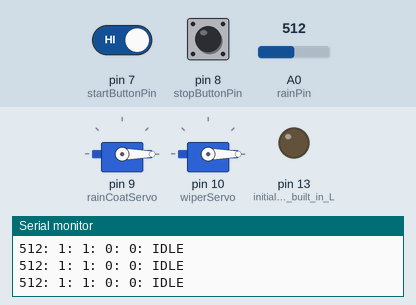
A sketch run on a simulated Arduino Uno, built with avr-gcc and run on an emulated ATmega328P. Shown: 2 × servo, output pins drawn as LEDs (lit = HIGH), the last lines printed to the serial monitor. Inputs (shaded band) come from the test bench; at power-on: A0 (rainPin) = 512, pin 8 (stopButtonPin) HIGH, pin 7 (startButtonPin) HIGH.

Above: at 1.7 s.
1.8 s: A0 (rainPin) set to 214
3.3 s: A0 (rainPin) set to 184
At 3.8 s:
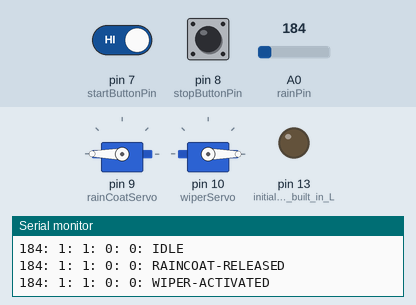
6.3 s: pin 8 (stopButtonPin) pulled LOW for 0.15 s
At 7.3 s:
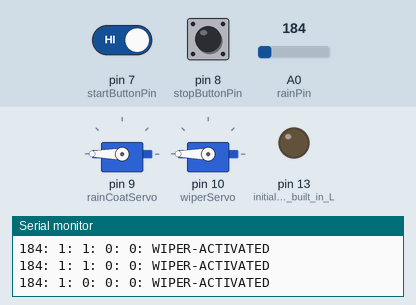
9.4 s: pin 7 (startButtonPin) driven LOW and pin 8 (stopButtonPin) driven LOW
At 10.1 s:
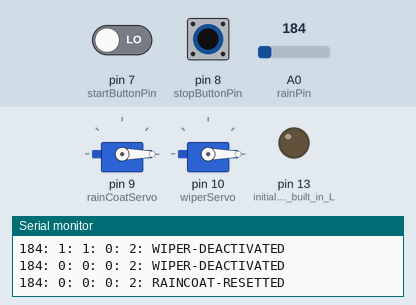
14.8 s: pin 7 (startButtonPin) driven LOW
Timing chart, 0 to 18.8 s (numbered marks = the images above; inputs shaded):
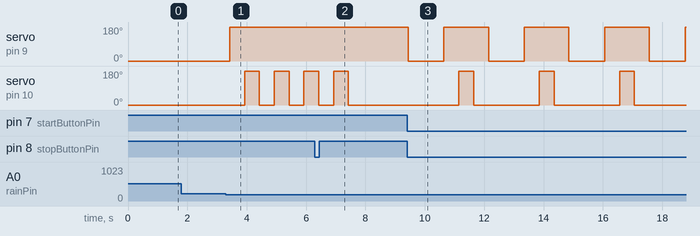

Measured:
- the behaviour switches between 200 and 199 on A0 (rainPin) (found by bisection; images 0 and 1)
- after the input at 3.3 s, servo on pin 9 (rainCoatServo): 0° → 180° after 0.12 s; servo on pin 10 (wiperServo): alternates 180° for 0.50 s and 0° for 0.50 s, starting after 0.63 s
- after the input at 6.3 s, servo on pin 10 (wiperServo): goes on until 7.4 s, then stays 0°
- after the input at 9.4 s, servo on pin 9 (rainCoatServo): alternates 180° for 1.5 s and 0° for 1.2 s, starting at once; servo on pin 10 (wiperServo): alternates 180° for 0.50 s and 0° for 2.2 s, starting after 1.7 s

The sketch:

Full_System_Code_V3.ino
```cpp
#include <Servo.h>

// State Machine
// enum machineStates {IDLE, SENSOR_ACTIVE, SENSOR_INACTIVE, BUTTON_ACTIVE, BUTTON_INACTIVE};
enum machineStates {IDLE, RAINCOAT_RELEASE, WIPER_ACTIVE, WIPER_INACTIVE, RAINCOAT_RESET};
machineStates state;
// String machineStatesArray[5] = {"IDLE", "SENSOR-ACTIVE", "SENSOR-INACTIVE", "BUTTON-ACTIVE", "BUTTON-INACTIVE"};

// Rain Sensor configurations
const int rainPin = A0; // the number of analog pin for Rain Sensor
// const int thresholdValue = 500; // the threshold value to detect rain
const int thresholdValue = 200; // the threshold value to detect rain

// Push buttons configurations
const int startButtonPin = 7;  // the number of the start button pin
const int stopButtonPin = 8;  // the number of the stop button pin
int startButtonState = 0;  // variable for reading the start hbutton status
int stopButtonState = 0;  // variable for reading the stop button status
int stopButtonCounter = 0;
bool isButtonActivated = false;

// Servo motor object
Servo rainCoatServo, wiperServo; // servo motors for raincoat and wiper

void setup() {
  rainCoatServo.attach(9); // attach raincoat servo to PWM pin 9
  wiperServo.attach(10); // attach wiper servo to PWM pin 10
  pinMode(LED_BUILTIN, OUTPUT); // initialize the built in LED as an output:

  // initialize the button pins as an pull up input:
  pinMode(startButtonPin, INPUT_PULLUP);
  pinMode(stopButtonPin, INPUT_PULLUP);
  // attachInterrupt(digitalPinToInterrupt(stopButtonPin), stop_button_interrupt, FALLING);

  Serial.begin(9600);
  reset_motors();
}

void loop() {
  // read the state of the buttons value:
  startButtonState = digitalRead(startButtonPin);
  stopButtonState = digitalRead(stopButtonPin);

  int sensorValue = analogRead(rainPin);
  Serial.print(sensorValue);
  Serial.print(": ");
  Serial.print(startButtonState);
  Serial.print(": ");
  Serial.print(stopButtonState);
  Serial.print(": ");
  Serial.print(isButtonActivated);
  Serial.print(": ");
  Serial.print(stopButtonCounter);
  Serial.print(": ");

  switch (state) {
    case IDLE: {
      Serial.println("IDLE");
      // reset_motors();
      stopButtonCounter = 0;
      isButtonActivated = false;
      if ((startButtonState == LOW) || (sensorValue < thresholdValue)) {
        // release_raincoat();
        if (startButtonState == LOW) {
          isButtonActivated = true;
        }
        else {
          isButtonActivated = false;
        }
        state = RAINCOAT_RELEASE;
      }
      delay(100);
    }
    break;

    case RAINCOAT_RELEASE: {
      Serial.println("RAINCOAT-RELEASED");
      release_raincoat();
      state = WIPER_ACTIVE;
    }
    break;

    case WIPER_ACTIVE: {
      Serial.println("WIPER-ACTIVATED");
      activate_wiper();
      if (stopButtonState == LOW) {
        stopButtonCounter = stopButtonCounter + 1;
      }

      if (((stopButtonState == LOW) && (stopButtonCounter = 2)) || ((sensorValue >= thresholdValue) && (isButtonActivated == false))) {
        // stopButtonCounter = 0;
        deactivate_wiper();
        state = WIPER_INACTIVE;
      }
    }
    break;

    case WIPER_INACTIVE: {
      Serial.println("WIPER-DEACTIVATED");
      // deactivate_wiper();
      if ((startButtonState == LOW) && (stopButtonState == LOW)) {
        reset_raincoat();
        state = RAINCOAT_RESET;
      } else if ((sensorValue < thresholdValue) && (stopButtonCounter == 0)) {
        state = WIPER_ACTIVE;
      }
      delay(100);
    }
    break;

    case RAINCOAT_RESET: {
      Serial.println("RAINCOAT-RESETTED");
      // reset_raincoat();
      delay(500);
      state = IDLE;
    }
    break;
  }
  // delay(500);
}

// initialize the motor angle position
void reset_motors() {
  wiperServo.write(0);
  rainCoatServo.write(0);
  delay(500);
}

void release_raincoat() {
  rainCoatServo.write(180);
  // delay(500);
}

void activate_wiper() {
  wiperServo.write(0);
  delay(500);

  wiperServo.write(180);
  delay(500);
}

void deactivate_wiper() {
  wiperServo.write(0);
  delay(500);
}

void reset_raincoat() {
  rainCoatServo.write(0);
  delay(500);
}


void stop_button_interrupt() {
  Serial.println("Stop button interrupt activated");
  reset_motors();
}
```
